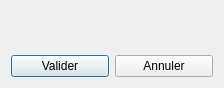
<?xml version="1.0" encoding="UTF-8"?>
<ui version="4.0">
 <class>Dialog</class>
 <widget class="QDialog" name="Dialog">
  <property name="windowModality">
   <enum>Qt::ApplicationModal</enum>
  </property>
  <property name="geometry">
   <rect>
    <x>0</x>
    <y>0</y>
    <width>224</width>
    <height>88</height>
   </rect>
  </property>
  <property name="windowTitle">
   <string>Valider ?</string>
  </property>
  <property name="modal">
   <bool>true</bool>
  </property>
  <layout class="QGridLayout" name="gridLayout">
   <item row="1" column="0">
    <widget class="QPushButton" name="valid_button">
     <property name="text">
      <string>Valider</string>
     </property>
     <property name="default">
      <bool>true</bool>
     </property>
    </widget>
   </item>
   <item row="1" column="1">
    <widget class="QPushButton" name="cancel_button">
     <property name="text">
      <string>Annuler</string>
     </property>
    </widget>
   </item>
   <item row="0" column="0" colspan="2">
    <widget class="QLabel" name="content">
     <property name="text">
      <string/>
     </property>
     <property name="textFormat">
      <enum>Qt::RichText</enum>
     </property>
    </widget>
   </item>
  </layout>
 </widget>
 <tabstops>
  <tabstop>valid_button</tabstop>
  <tabstop>cancel_button</tabstop>
 </tabstops>
 <resources/>
 <connections>
  <connection>
   <sender>cancel_button</sender>
   <signal>clicked()</signal>
   <receiver>Dialog</receiver>
   <slot>reject()</slot>
   <hints>
    <hint type="sourcelabel">
     <x>164</x>
     <y>20</y>
    </hint>
    <hint type="destinationlabel">
     <x>111</x>
     <y>20</y>
    </hint>
   </hints>
  </connection>
  <connection>
   <sender>valid_button</sender>
   <signal>clicked()</signal>
   <receiver>Dialog</receiver>
   <slot>accept()</slot>
   <hints>
    <hint type="sourcelabel">
     <x>58</x>
     <y>20</y>
    </hint>
    <hint type="destinationlabel">
     <x>111</x>
     <y>20</y>
    </hint>
   </hints>
  </connection>
 </connections>
</ui>
